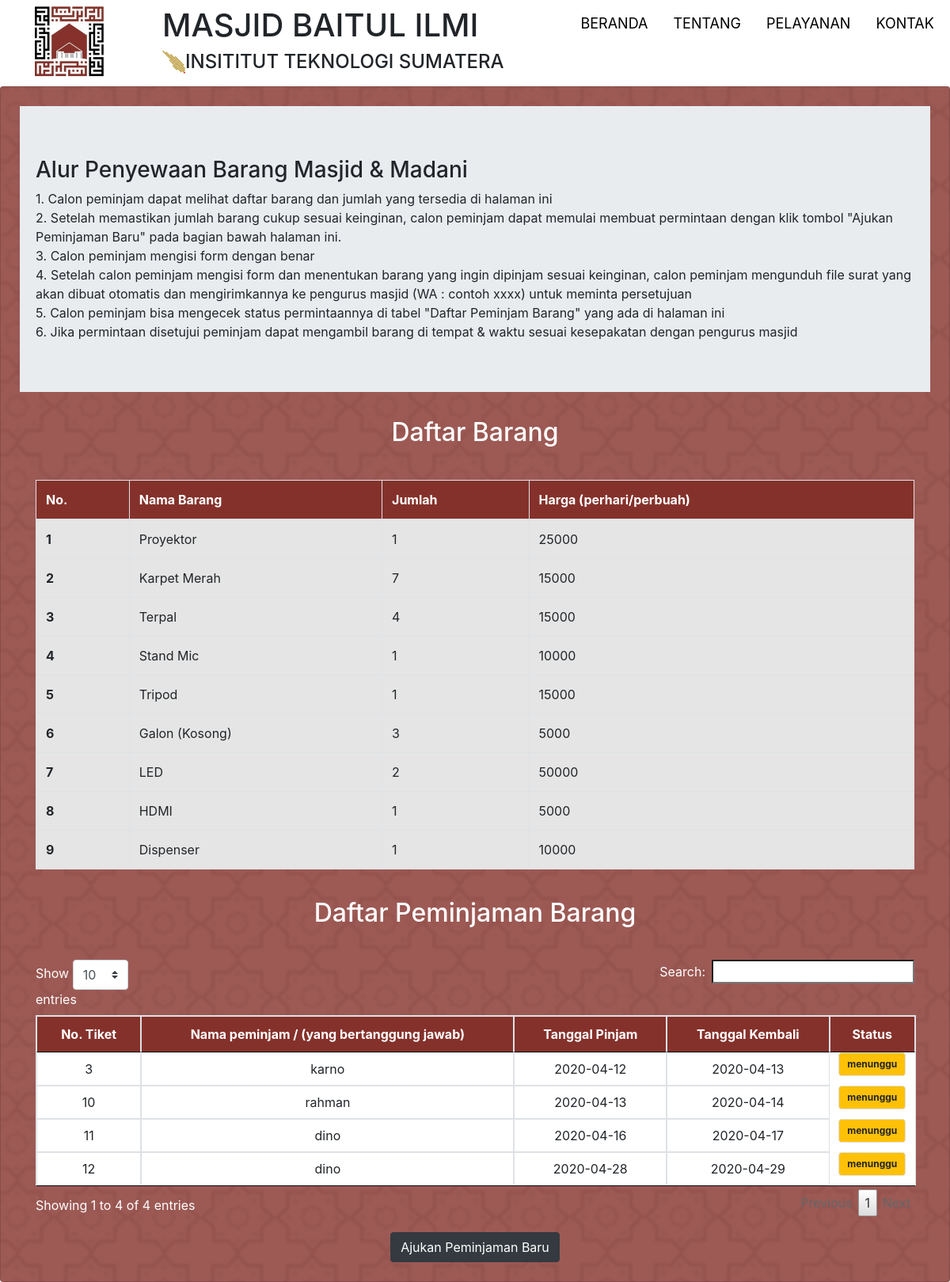
The app's page /index.php/peminjaman_barang_user, older data.
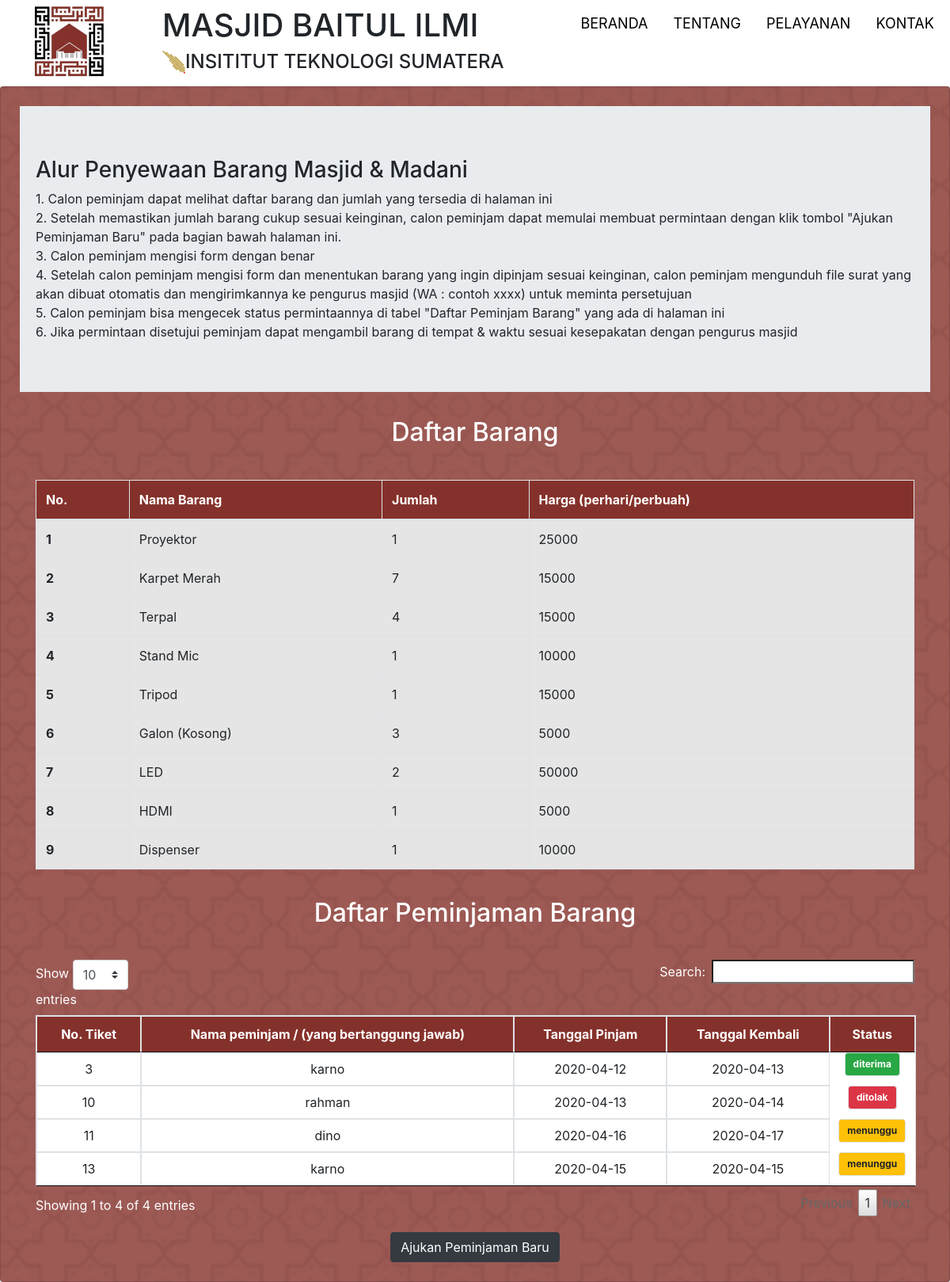
The same page, newer data.
### tables this page shows
CREATE TABLE `inventory` (
  `id_inventory` int(11) NOT NULL,
  `nama_inventory` varchar(50) NOT NULL,
  `jumlah_inventory` int(10) NOT NULL,
  `harga_inventory` int(10) NOT NULL
);

CREATE TABLE `peminjaman` (
  `id_peminjaman` int(11) NOT NULL,
  `judul_kegiatan` varchar(100) NOT NULL,
  `penyelenggara_kegiatan` varchar(100) NOT NULL,
  `penanggung_jawab` varchar(100) NOT NULL,
  `noHp` varchar(15) NOT NULL,
  `jaminan` varchar(50) NOT NULL,
  `lokasi` varchar(50) NOT NULL,
  `tanggal_peminjaman` date NOT NULL,
  `tanggal_pengembalian` date NOT NULL,
  `denda_peminjaman` int(8) DEFAULT NULL,
  `total_harga` int(11) NOT NULL,
  `status_permintaan` varchar(50) NOT NULL
);

### application/controllers/Peminjaman_barang_user.php (called while the page is built, shortened)
<?php
class Peminjaman_barang_user extends CI_Controller {
  public function index()
  {
  $data['barang'] = $this->User_model->get_inventory();
  $query = $this->db->query('SELECT * FROM peminjaman WHERE status_permintaan <> "penyusunan"');
  $data['peminjam'] = $query->result_array();
  $this->load->library('pagination');
	$this->load->view('template_user/header');
	$this->load->view('user/daftar_peminjaman_barang',$data);
	$this->load->view('template_user/footer');
  }
}

### index.php (called while the page is built, shortened)
<?php
require_once BASEPATH.'core/CodeIgniter.php';

### application/models/User_model.php (called while the page is built, shortened)
<?php
class User_model extends CI_Model {
  function get_inventory(){
    $data = $this->db->get('inventory')->result_array();
    return $data;
  }
}

### application/views/user/daftar_peminjaman_barang.php (the view)
<div class="card p-4">
    <div class="jumbotron jumbotron-fluid">
      <div class="container">
        <h3>Alur Penyewaan Barang Masjid & Madani</h3>
        <p class="mb-0">1. Calon peminjam dapat melihat daftar barang dan jumlah yang tersedia di halaman ini</p>
        <p class="mb-0">2. Setelah memastikan jumlah barang cukup sesuai keinginan, calon peminjam dapat memulai membuat permintaan dengan klik tombol "Ajukan Peminjaman Baru" pada bagian bawah halaman ini.</p>
        <p class="mb-0">3. Calon peminjam mengisi form dengan benar</p>
        <p class="mb-0">4. Setelah calon peminjam mengisi form dan menentukan barang yang ingin dipinjam sesuai keinginan, calon peminjam mengunduh file surat yang akan dibuat otomatis dan mengirimkannya ke pengurus masjid (WA : contoh xxxx) untuk meminta persetujuan</p>
        <p class="mb-0">5. Calon peminjam bisa mengecek status permintaannya di tabel "Daftar Peminjam Barang" yang ada di halaman ini</p>
        <p class="mb-0">6. Jika permintaan disetujui peminjam dapat mengambil barang di tempat & waktu sesuai kesepakatan dengan pengurus masjid</p>
      </div>
    </div>
    <div class="card-title text-center text-white">
      <h2>Daftar Barang</h2>
    </div>
    <div class="card-body">
      <table class="table table-bordered">
        <thead class="t-head">
          <tr class="text-white">
            <th scope="col">No.</th>
            <th scope="col">Nama Barang</th>
            <th scope="col">Jumlah</th>
            <th scope="col">Harga (perhari/perbuah)</th>
          </tr>
        </thead>
        <tbody class="t-body">
        <?php
        $i = 1;
        foreach($barang as $row): ?>
          <tr>
            <th scope="row"><?= $i; ?></th>
            <td><?= $row['nama_inventory']; ?></td>
            <td><?= $row['jumlah_inventory']; ?></td>
            <td><?= $row['harga_inventory']; ?></td>
          </tr>
          <?php $i++;
          endforeach; ?>
        </tbody>
      </table>
    </div>
    <div class="card-title text-center text-white">
      <h2>Daftar Peminjaman Barang</h2>
    </div>
    <div class="card-body">
      <table id="table_id" class="table table-bordered text-center">
        <thead class="t-head text-white">
          <tr>
            <th>No. Tiket</th>
            <th>Nama peminjam / (yang bertanggung jawab)</th>
            <th>Tanggal Pinjam</th>
            <th>Tanggal Kembali</th>
            <th>Status</th>
          </tr>
        </thead>
        <tbody class="t-body">
          <?php foreach($peminjam as $row): ?>
          <tr>
            <td><?= $row['id_peminjaman']; ?></td>
            <td><?= $row['penanggung_jawab'] ?></td>
            <td><?= $row['tanggal_peminjaman']; ?></td>
            <td><?= $row['tanggal_pengembalian']; ?></td>
            <?php if($row['status_permintaan'] == 'menunggu'){?>
              <td class="badge badge-warning"><?= $row['status_permintaan']; ?></td>
            <?php }else if($row['status_permintaan'] == 'diterima'){?>
              <td class="badge badge-success"><?= $row['status_permintaan']; ?></td>
            <?php }else if($row['status_permintaan'] == 'ditolak'){?>
              <td class="badge badge-danger"><?= $row['status_permintaan']; ?></td>
            <?php } ?>
          </tr>
          <?php endforeach; ?>
        </tbody>
      </table>
    </div>
    <a href="<?= base_url('Form_peminjaman'); ?>" class="btn btn-dark mx-auto" style="width: fit-content;">Ajukan Peminjaman Baru</a>
  </div>

Row changes from the older to the newer data that the page shows:
removed peminjaman: id_peminjaman "12", penanggung_jawab "dino", tanggal_peminjaman "2020-04-28", tanggal_pengembalian "2020-04-29", status_permintaan "menunggu"
changed peminjaman id 3: status_permintaan "menunggu" → "diterima"
changed peminjaman "rahman": status_permintaan "menunggu" → "ditolak"
added peminjaman: id_peminjaman "13", penanggung_jawab "karno", tanggal_peminjaman "2020-04-15", tanggal_pengembalian "2020-04-15", status_permintaan "menunggu"
